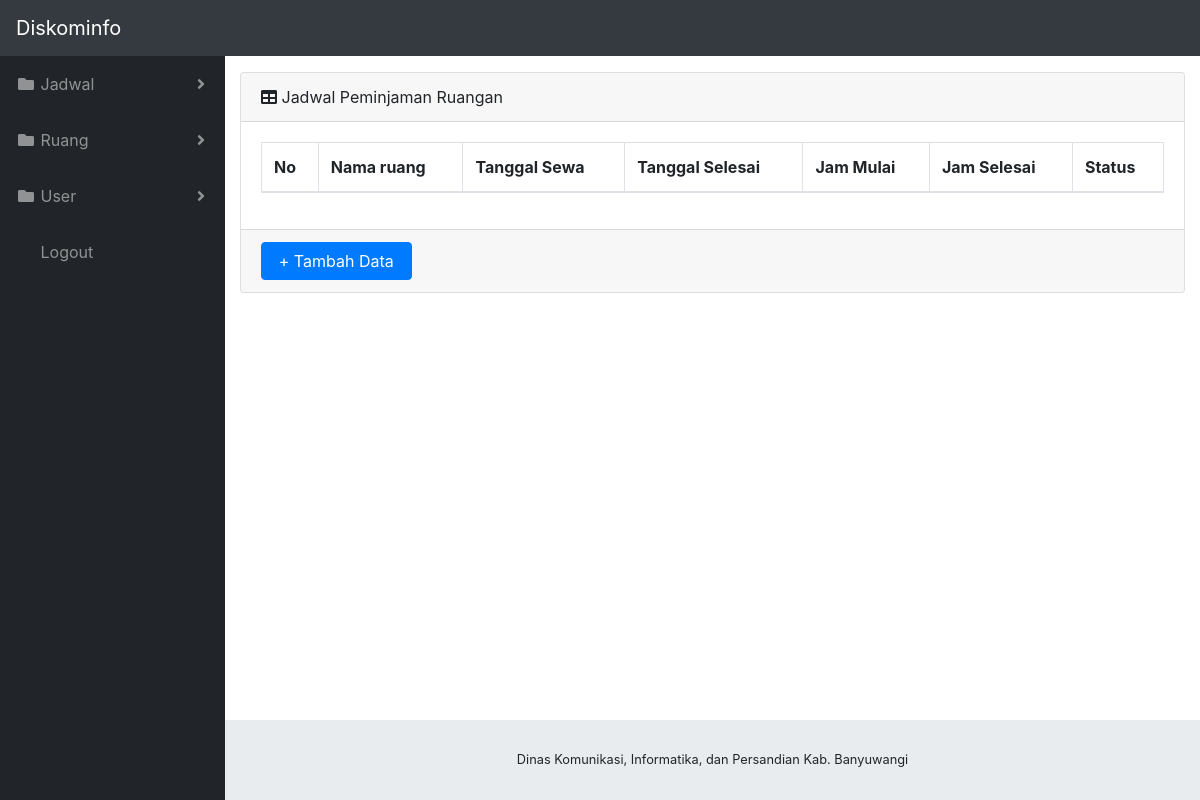
Before: / with the older database file.
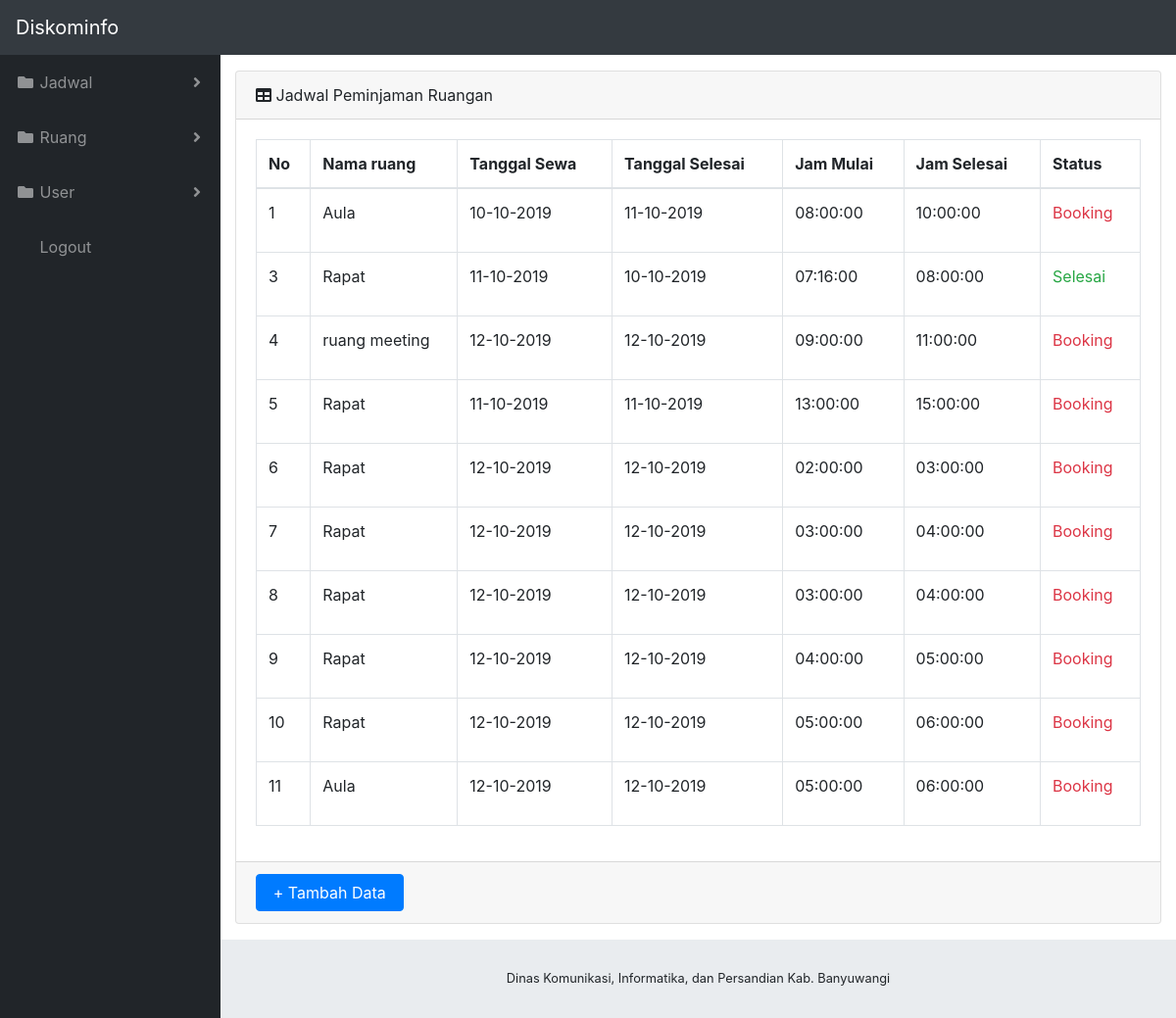
After: the same page with the newer database file.
### tables this page shows
CREATE TABLE `tb_peminjaman` (
  `id_peminjaman` int(11) NOT NULL,
  `kode_ruang` int(11) NOT NULL,
  `date_start` datetime NOT NULL,
  `date_end` datetime NOT NULL,
  `status` int(2) NOT NULL
);

CREATE TABLE `tb_ruangan` (
  `kode_ruang` int(11) NOT NULL,
  `nama_ruang` varchar(30) DEFAULT NULL,
  `username` varchar(25) NOT NULL,
  `password` varchar(10) NOT NULL
);

### application/controllers/listdata.php (called while the page is built, shortened)
<?php
class Listdata extends CI_Controller
{
	function __construct()
	{
		$this->load->model("m_listdata");
	}
	public function index(){
	$data["list"] = $this->m_listdata->index();
	$this->load->view('listdata', $data);
	}
}

### index.php (called while the page is built, shortened)
<?php
require_once BASEPATH.'core/CodeIgniter.php';

### application/models/m_listdata.php (called while the page is built, shortened)
<?php defined('BASEPATH') OR exit('No direct script access allowed');
class m_listdata extends CI_Model
{
    public function index(){
        $this->db->select('tb_peminjaman.*, tb_ruangan.nama_ruang AS nama_ruang');
        $this->db->join('tb_ruangan', 'tb_peminjaman.kode_ruang = tb_ruangan.kode_ruang');
        $this->db->from('tb_peminjaman');
        $this->db->order_by('id_peminjaman', 'asc');
        $query = $this->db->get();
        return $query->result();
    }
}

### application/views/listdata.php (the view, shortened to what this page needs)
<!DOCTYPE html>
<html lang="en">
<?php $this->load->view('templates/head.php') ?>
<body id="page-top">
  <?php $this->load->view('templates/navbar.php') ?>
  <div id="wrapper">
    <?php $this->load->view('templates/sidebar.php') ?>
    <div id="content-wrapper">
      <div class="container-fluid">
        <div class="card mb-3">
          <div class="card-header">
            <i class="fas fa-table"></i>
          Jadwal Peminjaman Ruangan</div>
          <div class="card-body" id="load">
            <div class="">
              <table class="table table-bordered" id="dataTable" width="100%" cellspacing="0">
                <thead>
                  <tr>
                    <th>No</th>
                    <th>Nama ruang</th>
                    <th>Tanggal Sewa</th>
                    <th>Tanggal Selesai</th>
                    <th>Jam Mulai</th>
                    <th>Jam Selesai</th>
                    <th>Status</th>
                  </tr>
                </thead>
                <tbody>
                  <?php $id_peminjaman=1; foreach ($list as $list): ?>
                  <tr>
                    <td>
                     <?php echo $list->id_peminjaman ?> </a>
                   </td>
                   <td width="150">
                     <?php echo $list->nama_ruang ?> </a>
                   </td>
                   <td height="20">
                    <?php
                    $tgl = $list->date_start;
                    $date = date("d-m-Y", strtotime($tgl));
                    echo $date; ?>
                  </td>
                  <td>
                    <?php
                    $tgl = $list->date_end;
                    $date = date("d-m-Y", strtotime($tgl));
                    echo $date; ?>
                  </td>
                  <td>
                    <?php
                    $jam = $list->date_start;
                    $time = date("H:i:s", strtotime($jam));
                    echo $time; ?>
                  </td>
                  <td>
                    <?php
                    $jam = $list->date_end;
                    $time = date("H:i:s", strtotime($jam));
                    echo $time; ?>
                  </td>
                  <td>
                    <?php
                    if($list->status == 0){
                      echo "<p class='text-danger'>Booking</p>";
                    }
                    else
                    {
                      echo "<p class='text-success'>Selesai</p>";
                    }
                    ?>
                  </td>
                </tr>
              <?php endforeach; ?>
            </tbody>
          </table>
        </div>
      </div>
      <div class="card-footer small text-muted"><a href="<?php echo site_url('tambah') ?>">
        <button name="tambah" type="button" class="btn btn-primary col-md-2 col-xs-12 float-left mr-5">+ Tambah Data</button></a></div>
      </div>
    </div>
    <footer class="sticky-footer">
      <div class="container my-auto">
        <div class="copyright text-center my-auto">
          <span>Dinas Komunikasi, Informatika, dan Persandian Kab. Banyuwangi</span>
        </div>
      </div>
    </footer>
  </div>
</div>
</body>
</html>

### application/views/templates/head.php (shortened to what this page needs)
<head>
  <link href="<?php echo base_url() ?>assets/vendor/fontawesome-free/css/all.min.css" rel="stylesheet" type="text/css">
  <link href="<?php echo base_url() ?>assets/vendor/datatables/dataTables.bootstrap4.css" rel="stylesheet">
  <link href="<?php echo base_url() ?>assets/css/sb-admin.css" rel="stylesheet">
</head>

### application/views/templates/navbar.php (shortened to what this page needs)
<nav class="navbar navbar-expand navbar-dark bg-dark static-top">
  <a class="navbar-brand mr-1" href="<?php echo base_url() ?>">Diskominfo</a>
</nav>

### application/views/templates/sidebar.php (shortened to what this page needs)
<ul class="sidebar navbar-nav">
  <li class="nav-item dropdown">
    <a class="nav-link dropdown-toggle" href="#"  id="pagesDropdown" role="button" data-toggle="dropdown" aria-haspopup="true" aria-expanded="false">
      <i class="fas fa-fw fa-folder"></i>
      <span>Jadwal</span>
    </a>
  </li>
  <li class="nav-item dropdown">
    <a class="nav-link dropdown-toggle" href="#" id="pagesDropdown" role="button" data-toggle="dropdown" aria-haspopup="true" aria-expanded="false">
      <i class="fas fa-fw fa-folder"></i>
      <span>Ruang</span>
    </a>
  </li>
  <li class="nav-item dropdown">
    <a class="nav-link dropdown-toggle" href="#" id="pagesDropdown" role="button" data-toggle="dropdown" aria-haspopup="true" aria-expanded="false">
      <i class="fas fa-fw fa-folder"></i>
      <span>User</span></a>
  </li>
  <li class="nav-item dropdown">
    <a class="nav-link " href="#" id="pagesDropdown" role="button" data-toggle="dropdown" aria-haspopup="true" aria-expanded="false">
      <span>Logout</span></a>
</ul>

Changed rows visible on the page:
added tb_peminjaman: id_peminjaman "1", kode_ruang.nama_ruang "Aula", date_start "10-10-2019", date_end "11-10-2019", date_start "08:00:00", date_end "10:00:00", status "Booking"
added tb_peminjaman: id_peminjaman "3", kode_ruang.nama_ruang "Rapat", date_start "11-10-2019", date_end "10-10-2019", date_start "07:16:00", date_end "08:00:00", status "Selesai"
added tb_peminjaman: id_peminjaman "4", kode_ruang.nama_ruang "ruang meeting", date_start "12-10-2019", date_end "12-10-2019", date_start "09:00:00", date_end "11:00:00", status "Booking"
added tb_peminjaman: id_peminjaman "5", kode_ruang.nama_ruang "Rapat", date_start "11-10-2019", date_end "11-10-2019", date_start "13:00:00", date_end "15:00:00", status "Booking"
added tb_peminjaman: id_peminjaman "6", kode_ruang.nama_ruang "Rapat", date_start "12-10-2019", date_end "12-10-2019", date_start "02:00:00", date_end "03:00:00", status "Booking"
added tb_peminjaman: id_peminjaman "7", kode_ruang.nama_ruang "Rapat", date_start "12-10-2019", date_end "12-10-2019", date_start "03:00:00", date_end "04:00:00", status "Booking"
added tb_peminjaman: id_peminjaman "8", kode_ruang.nama_ruang "Rapat", date_start "12-10-2019", date_end "12-10-2019", date_start "03:00:00", date_end "04:00:00", status "Booking"
added tb_peminjaman: id_peminjaman "9", kode_ruang.nama_ruang "Rapat", date_start "12-10-2019", date_end "12-10-2019", date_start "04:00:00", date_end "05:00:00", status "Booking"
added tb_peminjaman: id_peminjaman "10", kode_ruang.nama_ruang "Rapat", date_start "12-10-2019", date_end "12-10-2019", date_start "05:00:00", date_end "06:00:00", status "Booking"
added tb_peminjaman: id_peminjaman "11", kode_ruang.nama_ruang "Aula", date_start "12-10-2019", date_end "12-10-2019", date_start "05:00:00", date_end "06:00:00", status "Booking"
